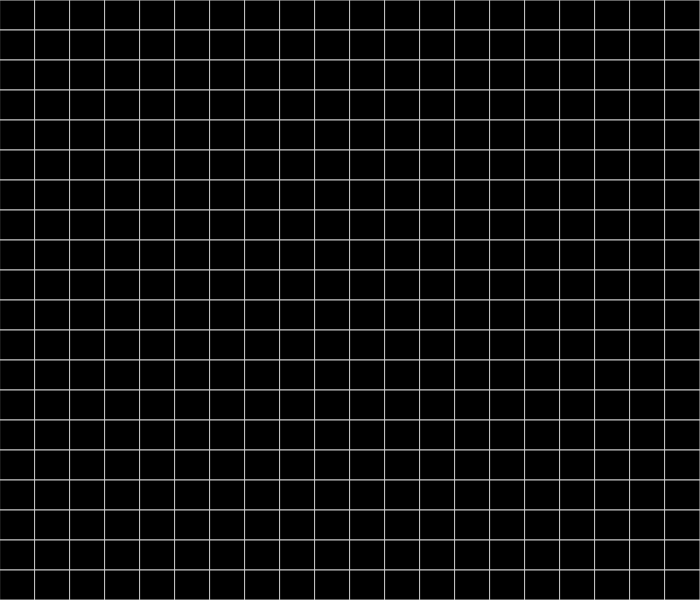
Frame 1 (no input)
Frame 60 (no input): identical to frame 1, image omitted
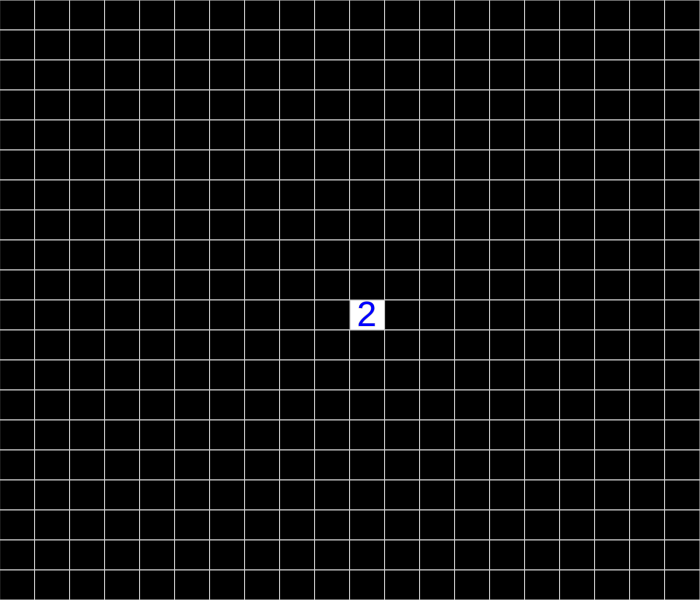
Frame 120 (the mouse pressed at the canvas centre since frame 60)

The p5.js sketch that drew these frames (run headless with seeded random() and noise() and a simulated clock; from frame 60 on, the mouse is pressed at the canvas centre):

// p5.js sketch
// ── sketch.js
let linhas,colunas, w, h;
let minas,campo;
let iniciar,ordem;

function setup(){
    let c = createCanvas(700,600);
    c.style("display","block");

    iniciar = createButton("Reiniciar");
    iniciar.mousePressed(minar_campo);
    iniciar.style("display","inline-block");
    iniciar.style("margin-rigth","20px");

    lbl = createElement("label", "Tamanho");
    lbl.style("margin-left","20px");
    lbl.style("margin-rigth","20px");
    lbl.style("color","blue");
    lbl.style("font-size","15pt");

    ordem = createSlider(10,50,20,10);
    ordem .style("display","inline-block");
    ordem.style("margin-left","20px");

    minar_campo();
}

function draw(){
    background(255);

    for (let i = 0; i < linhas; i++) {
        for (let j = 0; j < colunas; j++) {
            campo[i][j].show();
        }
    }
}

function minar_campo(){
    let color = " " + random(255);
    back = select("body");
    back.style("backgroundColor",color);
    linhas = ordem.value();
    colunas = ordem.value();

    if(linhas > 20)
        minas = 2*linhas+2*colunas;
    else
        minas = linhas+2*colunas;

    w = width/colunas;
    h = height/linhas;

    //inicializando campo
    campo  = new Array(colunas);
    for (let i = 0; i < linhas; i++) {
        campo[i] = new Array(colunas);
        for (let j = 0; j < colunas; j++) {
            campo[i][j] = new Quadrado(i,j);          
        }
    }

    //gerando minas aleatorias no campo
    let c = 0;
    while(c < minas){
        i = floor(random(linhas));
        j = floor(random(colunas));
        if(campo[i][j].mina == false){
            campo[i][j].mina = true;
            c += 1;
        }
    }
}

function mousePressed() {
    let i = floor(mouseX/w);
    let j = floor(mouseY/h);

    if(i >= 0 && i < linhas && j >= 0 && j < colunas && !campo[i][j].visitado){
        jogada(i,j);

        if(!restante()){
            console.log("Victory")
        }
    }

}

function verifica_minas(i,j){
    let cont = 0;

    if(i > 0 && j > 0 && campo[i-1][j-1].mina) cont++;
    if(i > 0 && campo[i-1][j].mina) cont++;
    if(i > 0 && j < colunas -1 && campo[i-1][j+1].mina) cont++;
    if(j > 0 && campo[i][j-1].mina) cont++;
    if(j < colunas-1 && campo[i][j+1].mina) cont++;
    if(i < linhas-1 && j > 0 && campo[i+1][j-1].mina) cont++;
    if(i < linhas-1 && campo[i+1][j].mina) cont++;
    if(i < linhas-1 && j < colunas-1 && campo[i+1][j+1].mina) cont++;

    return cont;
}

function jogada(i,j){
    campo[i][j].visitado = true;

    if(campo[i][j].mina){
        on = false;
        mostrar_minas();
        return ;
    }

    let cont = verifica_minas(i,j);
    campo[i][j].vizinhos = cont;

    //verifica vizinhos
    if (cont == 0){
        if(i > 0 && j > 0 && !campo[i-1][j-1].visitado) jogada(i-1,j-1);
        if(i > 0 && !campo[i-1][j].visitado) jogada(i-1,j);
        if(i > 0 && j < colunas-1 && !campo[i-1][j+1].visitado) jogada(i-1,j+1);
        if(j > 0 && !campo[i][j-1].visitado) jogada(i,j-1);
        if(j < colunas-1 && !campo[i][j+1].visitado) jogada(i,j+1);
        if(i < linhas-1 && j > 0 && !campo[i+1][j-1].visitado) jogada(i+1,j-1);
        if(i < linhas-1 && !campo[i+1][j].visitado) jogada(i+1,j);
        if(i < linhas-1 && j < colunas-1 && !campo[i+1][j+1].visitado) jogada(i+1,j+1);
    }     
}

function restante(){
    for (let i = 0; i < linhas; i++) {
        for (let j = 0; j < colunas; j++) {
            if(!campo[i][j].visitado && !campo[i][j].mina)
                return true;
        }   
    }
    return false;
}

function mostrar_minas(){
    for (let i = 0; i < linhas; i++) {
        for (let j = 0; j < colunas; j++) {
            if(campo[i][j].mina)
                campo[i][j].visitado = true;
        }   
    }
}

// ── quadrado.js
class Quadrado{
    constructor(i,j){
        this.i = i;
        this.j = j;
        this.vizinhos = 0;
        this.mina = false;
        this.visitado = 0;
    }

    show(){
        stroke(200);

        if(!this.visitado){
            fill(0);
            rect(this.i*w,this.j*h,w,h);
        }else{
            if(this.vizinhos >= 1){
                textSize(w);
                fill(0,0,255);
                text(this.vizinhos,this.i*w+w/5 ,this.j*h+h - h/8);
            }else if(this.mina){
                fill(255,0,0);
                rect(this.i*w,this.j*h,w,h);
            }
        }
    }
}
